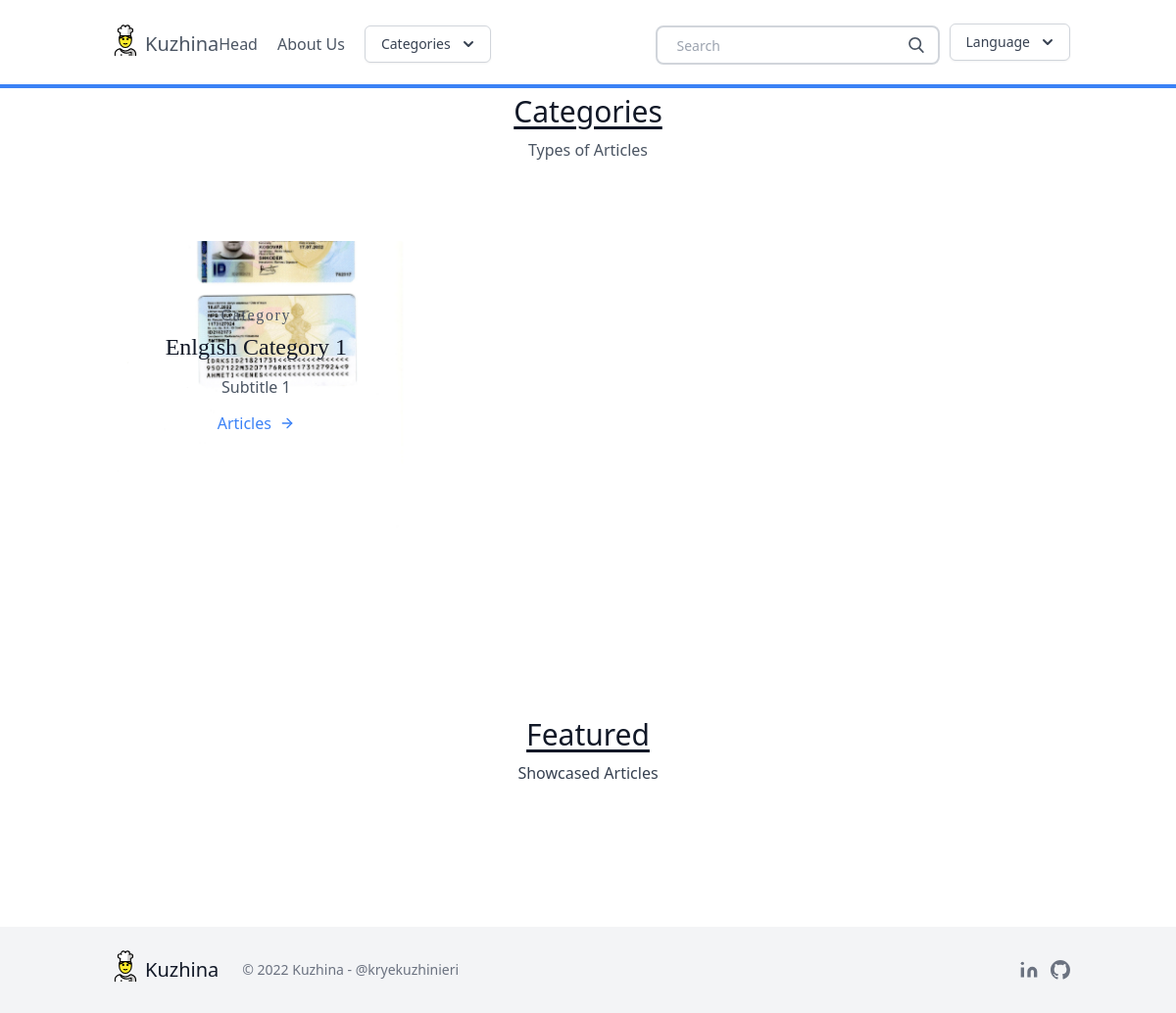
The page /en/ on the database as committed earlier.
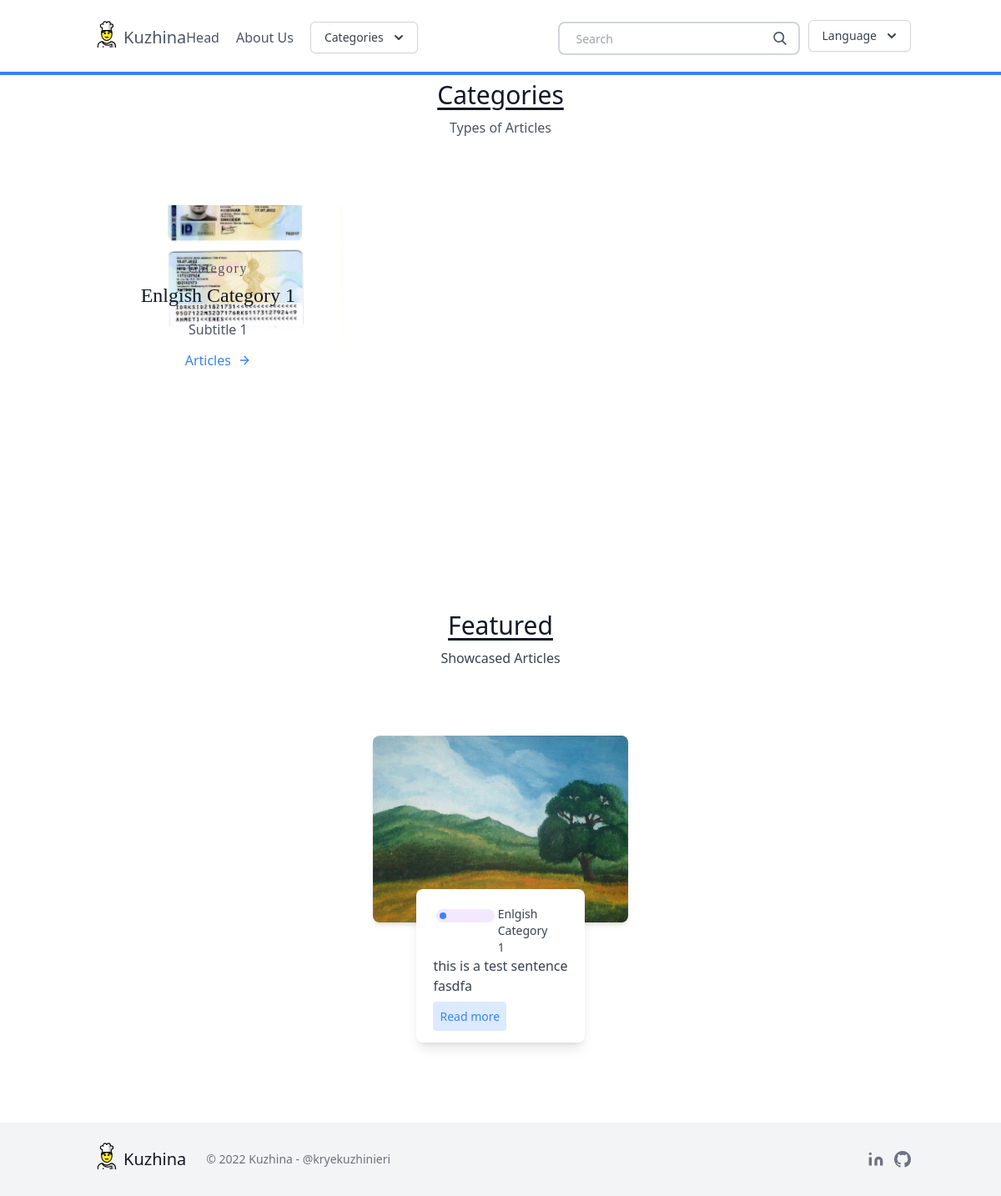
The same page on the database as committed later.
### blog/models.py (models this page shows, shortened)
class Category(models.Model):
    title = models.CharField(_('title'), max_length=20)
    subtitle = models.CharField(_('subtitle'), max_length=20)
    slug = models.SlugField(_('slug'), unique=True)
    thumbnail = models.ImageField(_('thumbnail'))
    language = models.CharField(_('Language'), choices=LANGUAGES, max_length=20, default=LANGUAGES[1])

class Post(models.Model):
    title = models.CharField(_('title'), max_length=100)
    slug = models.SlugField(_('slug'), unique=True, max_length=100)
    overview = models.TextField(_('overview'))
    timestamp = models.DateTimeField(_('timestamp'), auto_now_add=True)
    content = RichTextUploadingField(
        _('content'),
        external_plugin_resources=[
            (
                "youtube",
                "/static/editor_plugins/ckeditor-youtube-plugin/youtube/",
                "plugin.js"
            ),
            (
                "markdown",
                "/static/editor_plugins/CKEditor-Markdown-Plugin/markdown/",
                "plugin.js"
            ),
        ],
    )
    author = models.ForeignKey(Author, on_delete=models.CASCADE)
    thumbnail = models.ImageField(_('thumbnail'))
    categories = models.ManyToManyField(Category)
    featured = models.BooleanField(_('featured'))

### blog/views.py (the view)
# urls.py: path('', homepage, name="homepage"),
def homepage(request):
    categories = Category.objects.filter(language=request.LANGUAGE_CODE)
    featured = Post.objects.filter(featured=True, categories__in=categories)
    context = {
        'object_list': featured,
        'categories': categories,
    }
    return render(request, 'homepage.html', context)

### blog/templatetags/custom_tags.py (called while the page is built)
@register.simple_tag(takes_context=True)
def get_categories(context):
    return Category.objects.filter(language=context["request"].LANGUAGE_CODE)

### templates/homepage.html
{% extends 'base.html' %}
{% load i18n %}
{% block content %}
<section class="text-gray-600 body-font ">
    <div class="container px-5 py-24 mx-auto">
    <div class="flex flex-wrap w-full mb-20 flex-col items-center text-center">
      <h1 class="sm:text-3xl text-2xl font-medium title-font mb-2 text-gray-900 underline underline-offset-4">
        {% trans "Categories" %}
      </h1>
      <p class="lg:w-1/2 w-full leading-relaxed text-base">
        {% trans "Types of Articles" %}
      </p>
    </div>
      <div class="flex flex-wrap -m-4">
        {% for category in categories %}
        <div class="p-4 lg:w-1/3">
          <div class="transition ease-in-out delay-150 bg-blue-500 hover:-translate-y-1 hover:scale-110 hover:bg-indigo-500 duration-300 w-full bg-cover bg-center bg-gray-300 rounded-lg " style="background-image: url('{{ category.thumbnail.url }}')">
            <div class="h-full bg-white-900 bg-opacity-40 hover:bg-opacity-70 transition duration-300 ease-in-out px-8 pt-16 pb-24 rounded-lg overflow-hidden text-center relative">
            <h2 class="tracking-widest text-1xl title-font font-serif text-black-800 mb-1">
              {% trans "Category" %}
            </h2>
            <h1 class="title-font sm:text-2xl text-xl font-serif text-gray-900 mb-3">
              {{ category.title }}</h1>
            <p class="leading-relaxed mb-3">
              {{ category.subtitle }}</p>
            <a href="{% url 'category_post_list' category.slug %}" class="rounded-lg hover:bg-blue-200 text-blue-500 inline-flex items-center">
              {% trans "Articles" %}
              <svg class="w-4 h-4 ml-2" viewBox="0 0 24 24" stroke="currentColor" stroke-width="2" fill="none" stroke-linecap="round" stroke-linejoin="round">
                <path d="M5 12h14"></path>
                <path d="M12 5l7 7-7 7"></path>
              </svg>
            </a>
          </div>
          </div>
        </div>
        {% endfor %}
      </div>
    </div>
</section>
<section class="blog text-gray-700 body-font">
  <div class="container px-5 py-24 mx-auto">
    <div class="flex flex-wrap w-full mb-20 flex-col items-center text-center">
      <h1 class="sm:text-3xl text-2xl font-medium title-font mb-2 text-gray-900 underline underline-offset-4">
        {% trans "Featured" %}
      </h1>
      <p class="lg:w-1/2 w-full leading-relaxed text-base">
        {% trans "Showcased Articles" %}
      </p>
    </div>
    <div class="flex flex-wrap sm:-m-4 -mx-4 -mb-10 -mt-4">
      {% for obj in object_list %}
      <div class="p-4 md:w-1/3 md:mb-0 mb-6 flex flex-col justify-center items-center max-w-sm mx-auto">
        <div class="bg-gray-300 h-56 w-full rounded-lg shadow-md bg-cover bg-center"
        style="background-image: url('{{ obj.thumbnail.url }}')">
      </div>
        <div class=" w-70 bg-white -mt-10 shadow-lg rounded-lg overflow-hidden p-5">
          <div class="header-content inline-flex ">
            <div class="category-badge flex-1  h-4 w-4 m rounded-full m-1 bg-purple-100">
              <div class="h-2 w-2 rounded-full m-1 bg-blue-500 " ></div>
            </div>
            {% for category in obj.categories.all %}
            <div class="category-title flex-1 text-sm">
              {{ category.title }}
            </div>
            {% endfor %}
          </div>
            <div class="title-post font-medium">
            {{ obj.title }}
            </div>
            <div class="summary-post text-base text-justify">
              {{ obj.overview }}
            </div>
            <div class="mt-3">
            <a href="{% url 'post' obj.slug %}" class="bg-blue-100 text-blue-500 rounded p-2 text-sm ">
              {% trans "Read more" %}
            </a>
          </div>
        </div>
      </div>
      {% endfor %}
    </div>
  </div>
</section>
{% endblock content %}

### templates/base.html (shortened to what this page needs)
{% load static %}
{% load i18n %}
<!DOCTYPE html>
<html>
  <head>
  <script src="https://cdn.tailwindcss.com"></script>
  <link rel="stylesheet" href="{% static 'ckeditor/ckeditor/plugins/codesnippet/lib/highlight/styles/default.css' %}" />
  <link rel='stylesheet' href='{% static 'css/page.css' %}' type='text/css'>
  </head>
  <body>
    {% include "navbar.html" %}
    {% block content %}
    {% endblock content %}
    {% include "footer.html" %}
  </body>
</html>

### templates/navbar.html (shortened to what this page needs)
{% load i18n %}
{% load custom_tags %}
{% load static %}
    <header class="fixed w-full z-10 bg-white border-b-4 border-blue-500 text-gray-600 body-font">
    <div class="container mx-auto flex flex-wrap p-5 flex-col md:flex-row items-center">
      <a class="flex title-font font-medium items-center text-gray-900 mb-4 md:mb-0">
      <img src="{% static 'img/cook.svg'%}" width="40px" />
        <a href="{% url 'homepage' %}" class="text-xl">
          {% trans "Kuzhina" %}
        </a>
      </a>
      <nav class="w-full flex-grow lg:flex lg:items-center lg:w-auto hidden lg:block mt-2 lg:mt-0 bg-white md:bg-transparent z-20" id="nav-content">
        <a href="{% url 'homepage' %}" class="mr-5 hover:text-gray-900 rounded-lg hover:bg-blue-200 inline-flex items-center">
          {% trans "Head" %}
        </a>
        <a href="{% url 'about' %}" class="mr-5 hover:text-gray-900 rounded-lg hover:bg-blue-200 inline-flex items-center">
          {% trans "About Us" %}
        </a>
        <div x-data="{ open: false }" class="relative inline-block text-left">
          <div>
            <button @click="open = ! open" type="button" class="inline-flex justify-center w-full rounded-md border border-gray-300 shadow-sm px-4 py-2 bg-white text-sm font-medium text-gray-700 hover:bg-gray-50 focus:outline-none focus:ring-2 focus:ring-offset-2 focus:ring-offset-gray-100 focus:ring-indigo-500" id="menu-button" aria-expanded="true" aria-haspopup="true">
              {% trans "Categories" %}
              <svg class="-mr-1 ml-2 h-5 w-5" xmlns="http://www.w3.org/2000/svg" viewBox="0 0 20 20" fill="currentColor" aria-hidden="true">
                <path fill-rule="evenodd" d="M5.293 7.293a1 1 0 011.414 0L10 10.586l3.293-3.293a1 1 0 111.414 1.414l-4 4a1 1 0 01-1.414 0l-4-4a1 1 0 010-1.414z" clip-rule="evenodd" />
              </svg>
            </button>
          </div>
      </div>
      </nav>
      <nav class="w-full flex-grow lg:flex justify-end lg:w-auto hidden lg:block mt-2 lg:mt-0 bg-white md:bg-transparent z-20" id="nav-content">
      <form action ="{% url 'search' %}" class ="search-form" id="navbar-search">
        <div class="pt-2 relative mx-auto text-gray-600">
          <input class="border-2 border-gray-300 bg-white h-10 px-5 pr-16 rounded-lg text-sm focus:outline-none"
                 type="text" name="q" placeholder="{% trans 'Search'  %}">
          <button type="submit" class="absolute right-0 top-0 mt-5 mr-4">
          </button>
        </div>
      </form>
      <div x-data="{ open: false }" class="relative inline-block text-left">
          <div>
            <button @click="open = ! open" type="button" class="inline-flex justify-center w-full rounded-md border border-gray-300 shadow-sm px-4 py-2 bg-white text-sm font-medium text-gray-700 hover:bg-gray-50 focus:outline-none focus:ring-2 focus:ring-offset-2 focus:ring-offset-gray-100 focus:ring-indigo-500" id="menu-button" aria-expanded="true" aria-haspopup="true">
              {% trans "Language" %}
              <svg class="-mr-1 ml-2 h-5 w-5" xmlns="http://www.w3.org/2000/svg" viewBox="0 0 20 20" fill="currentColor" aria-hidden="true">
                <path fill-rule="evenodd" d="M5.293 7.293a1 1 0 011.414 0L10 10.586l3.293-3.293a1 1 0 111.414 1.414l-4 4a1 1 0 01-1.414 0l-4-4a1 1 0 010-1.414z" clip-rule="evenodd" />
              </svg>
            </button>
          </div>
      </div>
      </nav>
    </div>
    </header>

### templates/footer.html (shortened to what this page needs)
{% load i18n %}
{% load static %}
 <div class="bg-gray-100">
      <div class="container px-5 py-6 mx-auto flex items-center sm:flex-row flex-col">
        <a class="flex title-font font-medium items-center md:justify-start justify-center text-gray-900">
          <img src="{% static 'img/cook.svg'%}" width="40px" />
          <span class="text-xl">{% trans "Kuzhina" %}</span>
        </a>
        <p class="text-sm text-gray-500 sm:ml-6 sm:mt-0 mt-4">© {% now "Y" %} {% trans "Kuzhina" %} - @kryekuzhinieri
        </p>
        <span class="inline-flex sm:ml-auto sm:mt-0 mt-4 justify-center sm:justify-start">
          <a class="ml-3 text-gray-500" href="https://www.linkedin.com/in/enes-ahmeti-052855152/" target="_blank">
            <svg
              fill="currentColor"
              stroke="currentColor"
              stroke-linecap="round"
              stroke-linejoin="round"
              stroke-width="0"
              class="w-5 h-5"
              viewBox="0 0 24 24">
              <path stroke="none" d="M16 8a6 6 0 016 6v7h-4v-7a2 2 0 00-2-2 2 2 0 00-2 2v7h-4v-7a6 6 0 016-6zM2 9h4v12H2z"></path>
              <circle cx="4" cy="4" r="2" stroke="none"></circle>
            </svg>
          </a>
          <a class="ml-3 text-gray-500" href="https://github.com/KryeKuzhinieri/" title="GitHub" target="_blank">
          </a>
        </span>
      </div>
    </div>

### static/css/page.css (style rules this page uses)
#navbar-search { margin-right: 10px; margin-top: -6px; }

Rows that differ between the two databases and show on the page:
now on this page (row edited): Post: thumbnail (picture), title "this is a test sentence", overview "fasdfa", Category (title "Enlgish Category 1")
